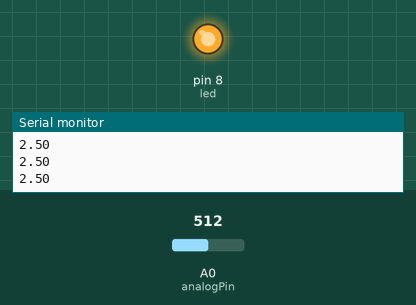
Simulated run of this sketch. Board: Arduino Uno, built with avr-gcc and run on an emulated ATmega328P. Shown: output pins drawn as LEDs (lit = HIGH), the last lines printed to the serial monitor. Inputs (shaded band) come from the test bench; at power-on: A0 (analogPin) = 512.

Above: at 1.2 s.
1.3 s: A0 (analogPin) set to 505
At 2.4 s:
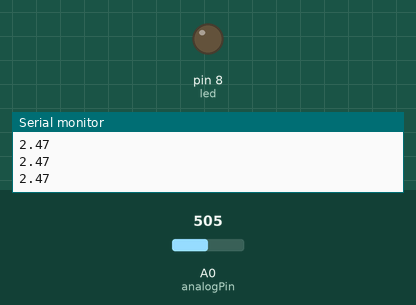
2.8 s: A0 (analogPin) set to 716
At 3.4 s:
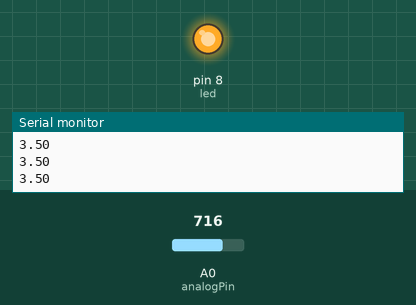
4.3 s: A0 (analogPin) set to 511
At 5.7 s:
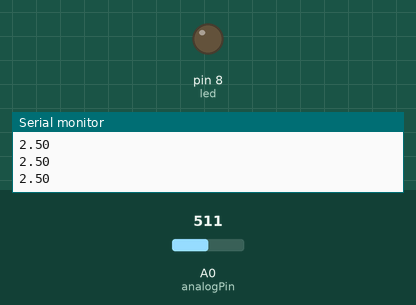
Timing chart, 0 to 7.3 s (numbered marks = the images above; inputs shaded):
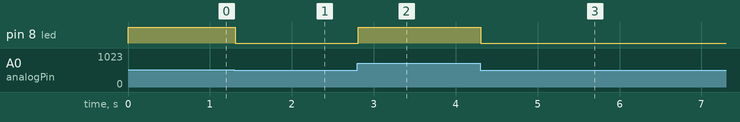

Measured:
- the behaviour switches between 512 and 511 on A0 (analogPin) (found by bisection; images 0 and 1)
- after the input at 1.3 s, pin 8 (led): HIGH → LOW at once
- after the input at 2.8 s, pin 8 (led): LOW → HIGH at once
- after the input at 4.3 s, pin 8 (led): HIGH → LOW at once

The sketch:

arduino1.ino
```cpp
int analogPin = 0;
int val=0;
float tensao=0;
int led = 8;

//configurando os pinos (executado apenas uma vez)
void setup(){
 Serial.begin(9600);
 pinMode(led, OUTPUT);
 pinMode(analogPin, INPUT);
}

//laço principal (executado infinitamente)
void loop() {
  val = analogRead(analogPin);   // lê o pino de entrada
  tensao = ((5.0 * val)/1023);
  Serial.println(tensao); // imprime o valor na porta serial
  if (tensao >= 2.5){
    digitalWrite(led, HIGH);
  }
  else{
    digitalWrite(led, LOW);
  }
}
```
